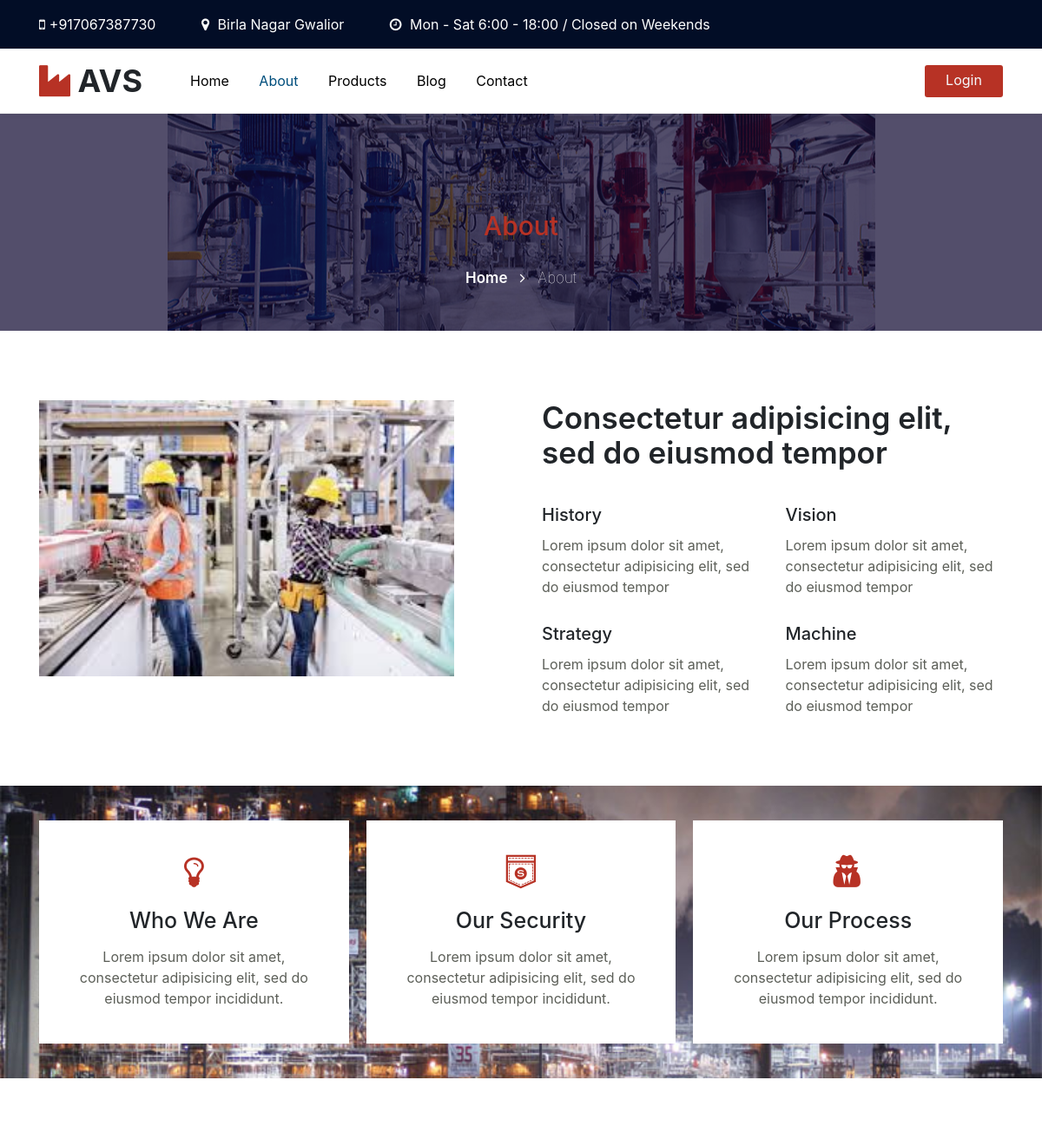
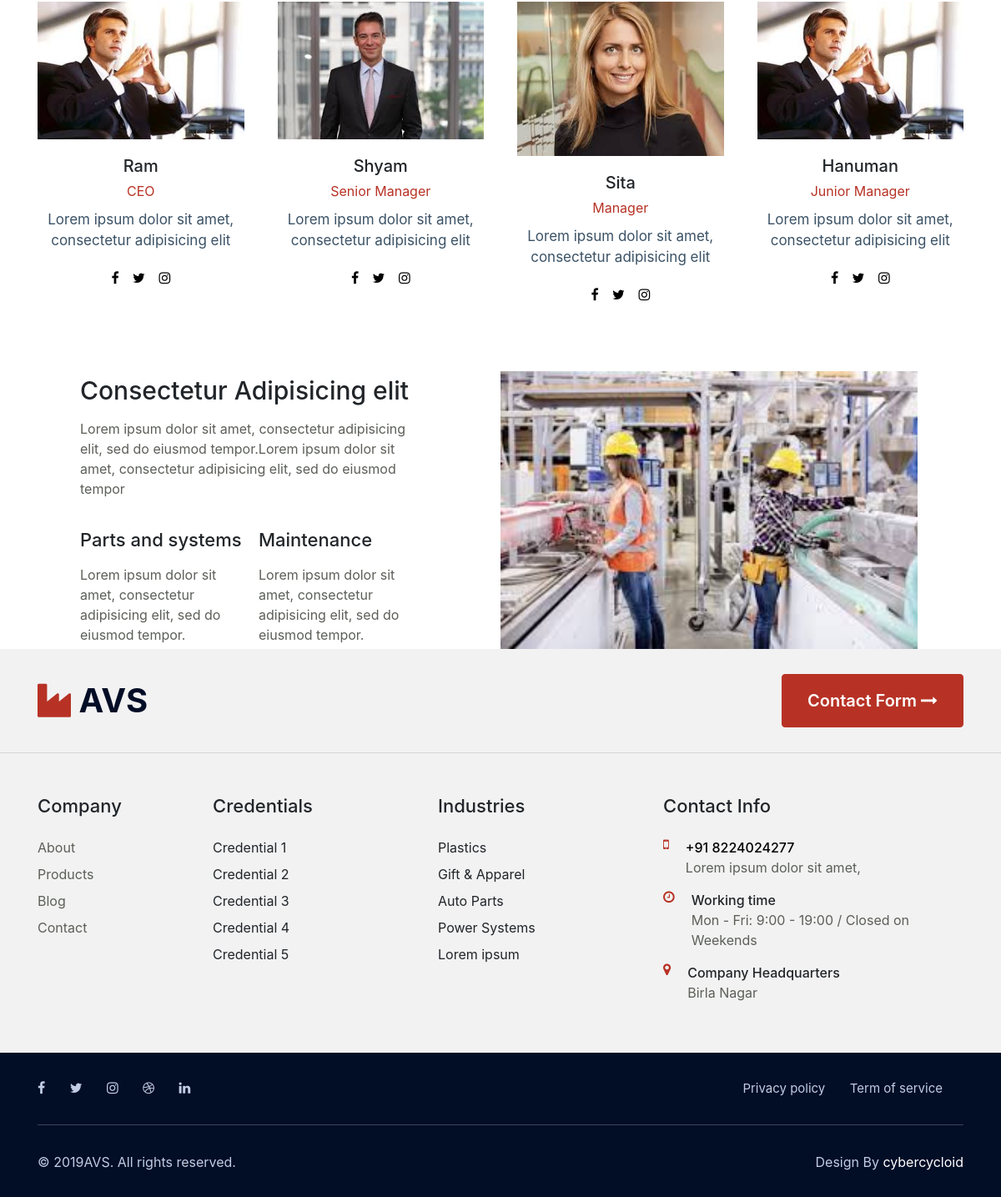
The page /about/ on the database its author committed (2 pictures, top to bottom).
### home/models.py (models this page shows, shortened)
class Employee(models.Model):
    employee_id = models.AutoField
    employee_name = models.CharField(max_length=50)
    employee_designation = models.CharField(max_length=50, default="")
    employee_desc = models.CharField(max_length=1000, blank='True')
    employee_image = models.ImageField(upload_to='assests/upload', default="")

### home/views.py (the view)
# urls.py: path('about/', views.about, name = 'about'),
def about(request):
    images = Images.objects.all()
    employee = Employee.objects.all()
    return render(request, 'home/about.html',{'employee':employee,'images':images})

### home/templates/home/about.html (shortened to what this page needs)
{% load static  %}
<html lang="en">
    <head>
        <link href="https://cdn.jsdelivr.net/npm/bootstrap@5.0.0-beta2/dist/css/bootstrap.min.css" rel="stylesheet"
>
        <link rel="stylesheet"
            href="https://cdnjs.cloudflare.com/ajax/libs/OwlCarousel2/2.3.4/assets/owl.carousel.min.css">
        <link rel="stylesheet"
            href="https://cdnjs.cloudflare.com/ajax/libs/font-awesome/4.7.0/css/font-awesome.min.css">
        <link rel="stylesheet" href="{% static './css/index.css' %}">
    </head>
    <body  data-new-gr-c-s-check-loaded="14.998.0" data-gr-ext-installed="">
        <section class="cyber-top-menu-1 p-sticky-md">
            <div class="top-hd">
                <div class="wrapper">
                    <header class="d-grid grid-columns-2">
                        <div class="accounts">
                            <li class="top_li"><span class="fa fa-mobile"></span><a
                                    href="tel:+142 5897555">+917067387730</a> </li>
                            <li class="top_li1"><span class="fa fa-map-marker"></span> Birla Nagar Gwalior </li>
                            <li class="top_li2"><span class="fa fa-clock-o"></span> Mon - Sat 6:00 - 18:00 / Closed
                                on Weekends</li>
                        </div>
                    </header>
                </div>
            </div>
        </section>
        <section class="cyber-header-4">
            <header id="headers4-block">
                <div class="wrapper">
                    <div class="d-grid nav-mobile-block header-align">
                        <div class="logo">
                            <a class="brand-logo" href="/"><span class="fa fa-industry"></span>
                                AVS</a>
                        </div>
                        <nav>
                            <ul class="menu">
                                <li><a href="/">Home</a></li>
                                <li><a href="#" style="color: #004e7c;">About</a></li>
                                <li><a href="/products">Products</a></li>
                                <li><a href="#">Blog</a></li>
                                <li><a href="/contact">Contact</a></li>
                            </ul>
                        </nav>
                        <div class="button">
                            <a class="actionbg" title="login now" href="#">Login</a>
                        </div>
                    </div>
                </div>
            </header>
        </section>
        <section class="cyber-inner-banner-main">
            <div class="about-inner">
                <div class="wrapper">
                    <ul class="breadcrumbs-custom-path">
                        <h3>About</h3>
                        <li><a href="/">Home <span class="fa fa-angle-right" aria-hidden="true"></span></a>
                        </li>
                        <li class="active">About</li>
                    </ul>
                </div>
            </div>
        </section>
        <section class="cyber-content-with-photo-23">
            <div id="cwp23-block">
                <div class="wrapper">
                    <div class="d-grid cwp23-content">
                        <div class="cwp23-img">
                            <img src="{% static './images/worker.jpg' %}"  width="90%" class="img-responsive" alt="" />
                        </div>
                        <div class="cwp23-text">
                            <div class="cwp23-title">
                                <h3>Consectetur adipisicing elit, sed do eiusmod tempor </h3>
                            </div>
                            <div class="cwp23-text-cols">
                                <div class="column">
                                    <h4>History</h4>
                                    <p>Lorem ipsum dolor sit amet, consectetur adipisicing elit, sed do eiusmod tempor
                                    </p>
                                </div>
                                <div class="column">
                                    <h4>Vision</h4>
                                    <p>Lorem ipsum dolor sit amet, consectetur adipisicing elit, sed do eiusmod tempor
                                    </p>
                                </div>
                                <div class="column">
                                    <h4>Strategy</h4>
                                    <p>Lorem ipsum dolor sit amet, consectetur adipisicing elit, sed do eiusmod tempor
                                    </p>
                                </div>
                                <div class="column">
                                    <h4>Machine</h4>
                                    <p>Lorem ipsum dolor sit amet, consectetur adipisicing elit, sed do eiusmod tempor
                                    </p>
                                </div>
                            </div>
                        </div>
                    </div>
                </div>
            </div>
        </section>
        <section class="cyber-features">
            <div class="grid top-bottom">
                <div class="wrapper">
                    <div class="middle-section grid-column text-center">
                        <div class="three-grids-columns">
                            <span class="fa fa-lightbulb-o"></span>
                            <h4>Who We Are</h4>
                            <p>Lorem ipsum dolor sit amet, consectetur adipisicing elit, sed do eiusmod tempor
                                incididunt. </p>
                        </div>
                        <div class="three-grids-columns">
                            <span class="fa fa-shirtsinbulk"></span>
                            <h4>Our Security</h4>
                            <p>Lorem ipsum dolor sit amet, consectetur adipisicing elit, sed do eiusmod tempor
                                incididunt.</p>
                        </div>
                        <div class="three-grids-columns">
                            <span class="fa fa-user-secret"></span>
                            <h4>Our Process</h4>
                            <p>Lorem ipsum dolor sit amet, consectetur adipisicing elit, sed do eiusmod tempor
                                incididunt. </p>
                        </div>
                    </div>
                </div>
            </div>
        </section>
        <section class="cyber-teams-32-main">
            <div class="teams-32">
                <div class="wrapper">
                    <div class="d-grid grid-col-4 align-center main-contteam-32">
                    {% for i in employee%}
                    <div class="team-main-19">
                            <div class="column-19">
                                <a href="team-single"><img class="img-responsive" src={{i.employee_image.url}}
                                        alt=" "></a>
                            </div>
                            <div class="right-team-9">
                                <h6><a href="team-single" class="title-team-32">{{i.employee_name}}</a></h6>
                                <p class="sm-text-32">{{i.employee_designation}}</p>
                                <p class="sub-paragraph midd-para-team">{{i.employee_desc}}</p>
                                <div class="buttons-teams">
                                    <a href="#"><span class="fa fa-facebook"></span></a>
                                    <a href="#"><span class="fa fa-twitter"></span></a>
                                    <a href="#"><span class="fa fa-instagram"></span></a>
                                </div>
                            </div>
                        </div>
                    {% endfor %}
                    </div>
                </div>
            </div>
        </section>
        <section class="cyber-content-with-photo-6">
            <div class="content-with-photo">
                <div class="float-lt photo-inn">
                    <h2>Consectetur Adipisicing elit</h2>
                    <p>Lorem ipsum dolor sit amet, consectetur adipisicing elit, sed do eiusmod tempor.Lorem ipsum dolor
                        sit amet, consectetur adipisicing elit, sed do eiusmod tempor </p>
                    <div class="content-w-grids">
                        <div class="sub-grid">
                            <h3>Parts and systems</h3>
                            <p>Lorem ipsum dolor sit amet, consectetur adipisicing elit, sed do eiusmod tempor.</p>
                        </div>
                        <div class="sub-grid">
                            <h3>Maintenance</h3>
                            <p>Lorem ipsum dolor sit amet, consectetur adipisicing elit, sed do eiusmod tempor.</p>
                        </div>
                    </div>
                </div>
                <div class="photo-img">
                    <img src="{% static './images/worker.jpg' %}"  width="500px" class="img-responsive" alt="" />
                </div>
            </div>
        </section>
        <section class="cyber-footer-29-main">
            <div class="footer-29">
                <div class="fot-top">
                    <div class="wrapper">
                        <div class="d-grid bottom-source">
                            <div class="grid-2-footer">
                                <a class="foot-logo" href="index"><span class="fa fa-industry"></span>
                                    AVS
                                </a>
                            </div>
                            <div class="grid-1-footer">
                                <a href="/contact" class="actionbg1 btn">Contact Form <span
                                        class="fa fa-long-arrow-right" aria-hidden="true"></span></a>
                            </div>
                        </div>
                    </div>
                </div>
                <div class="wrapper">
                    <div class="d-grid grid-col-4 footer-top-29">
                        <div class="footer-list-29">
                            <h6 class="footer-title-29">Company</h6>
                            <ul>
                                <li><a href="#" >About</a></li>
                                <li><a href="/products">Products</a></li>
                                <li><a href="#">Blog</a></li>
                                <li><a href="/contact">Contact</a></li>
                            </ul>
                        </div>
                        <div class="footer-list-29">
                            <ul>
                                <h6 class="footer-title-29">Credentials</h6>
                                <li style="font-weight: 400;">Credential 1</li>
                                <li style="font-weight: 400;">Credential 2</li>
                                <li style="font-weight: 400;">Credential 3</li>
                                <li style="font-weight: 400;">Credential 4</li>
                                <li style="font-weight: 400;">Credential 5</li>
                            </ul>
                        </div>
                        <div class="footer-list-29">
                            <ul>
                                <h6 class="footer-title-29">Industries</h6>
                                <li style="font-weight: 400;">Plastics</li>
                                <li style="font-weight: 400;">Gift & Apparel</li>
                                <li style="font-weight: 400;">Auto Parts</li>
                                <li style="font-weight: 400;">Power Systems</li>
                                <li style="font-weight: 400;">Lorem ipsum</li>
                            </ul>
                        </div>
                        <div class="footer-list-29">
                            <h6 class="footer-title-29">Contact Info</h6>
                            <div class="cont-details-main">
                                <div class="cont-top1">
                                    <div class="cont-left1">
                                        <span class="fa fa-mobile"></span>
                                    </div>
                                    <div class="cont-right1">
                                        <h6><a href="tel:+918224024277">+91 8224024277</a></h6>
                                        <p>Lorem ipsum dolor sit amet,</p>
                                    </div>
                                </div>
                                <div class="cont-top1">
                                    <div class="cont-left1">
                                        <span class="fa fa-clock-o"></span>
                                    </div>
                                    <div class="cont-right1">
                                        <h6>Working time</h6>
                                        <p>Mon - Fri: 9:00 - 19:00 / Closed on Weekends</p>
                                    </div>
                                </div>
                                <div class="cont-top1">
                                    <div class="cont-left1">
                                        <span class="fa fa-map-marker"></span>
                                    </div>
                                    <div class="cont-right1">
                                        <h6>Company Headquarters</h6>
                                        <p>Birla Nagar</p>
                                    </div>
                                </div>
                            </div>
                        </div>
                    </div>
                </div>
            </div>
            <div class="footer_copy">
                <div class="wrapper">
                    <div class="d-grid grid-col-2 midd-footer-29">
                        <div class="main-social-footer-29">
                            <a href="#"><span class="fa fa-facebook"></span></a>
                            <a href="#"><span class="fa fa-twitter"></span></a>
                            <a href="#"><span class="fa fa-instagram"></span></a>
                            <a href="#"><span class="fa fa-dribbble"></span></a>
                            <a href="#"><span class="fa fa-linkedin"></span></a>
                        </div>
                        <ul class="list-btm-29">
                            <li><a href="#link">Privacy policy</a></li>
                            <li><a href="#link">Term of service</a></li>
                        </ul>
                    </div>
                    <div class="d-grid grid-col-2 bottom-copies">
                        <p class="copy-footer-29">© 2019AVS. All rights reserved.</p>
                        <p class="sub-paragraph right-side-con">Design By <a href="https://cyberayouts.com/">cybercycloid</a>
                        </p>
                    </div>
                </div>
            </div>
        </section>
    </body>
</html>

### home/templates/home/about.html (style rules this page uses)
* { box-sizing: border-box; font-family: -apple-system, BlinkMacSystemFont, "Segoe UI", Roboto, Oxygen-Sans, Ubuntu, Cantarell, "Helvetica Neue", sans-serif; }

### rows shown on the page
Employee: employee_image (picture), employee_name "Ram", employee_designation "CEO", employee_desc "Lorem ipsum dolor sit amet, consectetur adipisicing elit"
Employee: employee_image (picture), employee_name "Shyam", employee_designation "Senior Manager", employee_desc "Lorem ipsum dolor sit amet, consectetur adipisicing elit"
Employee: employee_image (picture), employee_name "Sita", employee_designation "Manager", employee_desc "Lorem ipsum dolor sit amet, consectetur adipisicing elit"
Employee: employee_image (picture), employee_name "Hanuman", employee_designation "Junior Manager", employee_desc "Lorem ipsum dolor sit amet, consectetur adipisicing elit"
